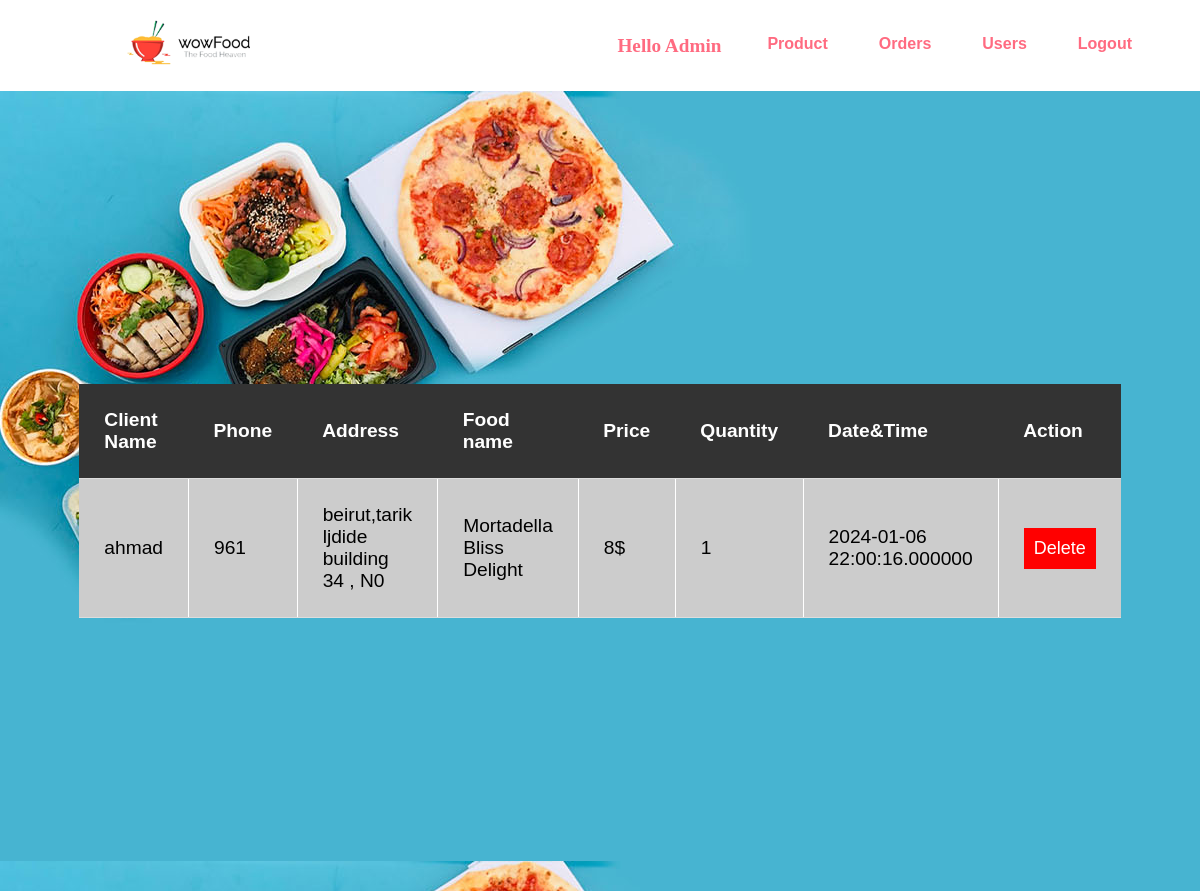
/orderUpdate.php, run on the app's committed database.
### tables this page shows
CREATE TABLE `order_tbl` (
  `order_id` int(100) NOT NULL,
  `user_name` mediumtext NOT NULL,
  `user_phone` int(255) NOT NULL,
  `user_address` mediumtext NOT NULL,
  `food_name` mediumtext NOT NULL,
  `food_price` varchar(122) NOT NULL,
  `food_quantity` int(122) NOT NULL,
  `date_time` datetime(6) NOT NULL,
  `user_id` int(100) NOT NULL
);

### orderUpdate.php (the view, shortened to what this page needs)
<?php
require('db_connect.php');
?>
<!DOCTYPE html>
<html lang="en">
<head>
  <link rel="stylesheet" href="orderUpdate.css">
</head>
<body>
  <nav>
    <div class="logo"><img src="images/logo.png" alt="" style="height: 45px;"></div>
    <ul class="nav-list">
        <li class="nav-item" style="font-family: Brush Script MT, Brush Script Std, cursive	; color:#ff6b81;font-weight:bolder;font-size:larger ">Hello Admin</li>
        <li class="nav-item"><a href="admin.php" class="nav-link">Product</a></li>
        <li class="nav-item"><a href="orderUpdate.php" class="nav-link">Orders</a></li>
        <li class="nav-item"><a href="updateUser.php" class="nav-link">Users</a></li>
        <li class="nav-item"><a href="admin_logout.php" class="nav-link">Logout</a></li>
    </ul>
  </nav>
    <section id="tbl">
  <table>
    <thead>
      <tr>
        <th>Client Name</th>
        <th>Phone</th>
        <th>Address</th>
        <th>Food name</th>
        <th>Price</th>
        <th>Quantity</th>
        <th>Date&Time</th>
        <th>Action</th>
      </tr>
    </thead>
    <tbody>
      <?php
        $sql="SELECT * from order_tbl";
        $result=$conn->query($sql);
        if($result){
          while($row=mysqli_fetch_assoc($result)){
            $order_id = $row['order_id'];
            $user_name = $row['user_name'];
            $user_phone = $row['user_phone'];
            $user_address = $row['user_address'];
            $food_name =$row['food_name'];
            $food_price= $row['food_price'];
            $food_quantity=$row['food_quantity'];
            $date_time= $row['date_time'];
            echo '
            <tr>
            <td>'.$user_name.'</td>
            <td>'.$user_phone.'</td>
            <td>'.$user_address.'</td>
            <td>'.$food_name.'</td>
            <td>'.$food_price.'</td>
            <td>'.$food_quantity.'</td>
            <td>'.$date_time.'</td>
            <td>
            <form action="" method="post">
            <input type="hidden" name="order_id" value="'.$order_id.'">
            <button  type ="submit" class="btn" style="border :none; background-color: red; padding:10px;font-size:large; color:white; ">Delete</button>
            </form>
            </td>
          </tr>
            ';
          }
        }
      ?>
    </tbody>
  </table>
</section>
</body>
</html>

### orderUpdate.css (style rules this page uses)
body { margin: 0; font-family: Arial, sans-serif; }
#tbl { display: flex; align-items: center; justify-content: center; margin: 0; width: auto; background-image: url(./images/bg.jpg); min-height: 100vh; overflow-y: auto; }
table { width: 70%; border-collapse: collapse; margin-top: 20px; }
table th, td { padding: 25px; text-align: left; border-bottom: 1px solid #ddd; font-size: larger; height: auto; width: auto; }
th { background-color: #333; color: white; }
tr { background-color: #ccc; }
td:not(:last-child) { border-right: 1px solid #fff; }
nav { background-color: white; padding: 20px; display: flex; justify-content: space-between; align-items: center; }
.logo { color: #fff; font-size: 24px; text-decoration: none; font-weight: bold; margin-left: 9%; }
.nav-list { margin-right: 100px; list-style: none; margin: 0; padding: 0; display: flex; }
.nav-item { margin-right: 40px; padding: 3px; }
.nav-link { color: #ff6b81; text-decoration: none; font-weight: bold; margin-right: 5px; }
button { cursor: pointer; }

### data on the page
order_tbl: user_name "ahmad", user_phone "961", user_address "beirut,tarik ljdide building 34 , N0", food_name "Mortadella Bliss Delight", food_price "8$", food_quantity "1", date_time "2024-01-06 22:00:16.000000"
